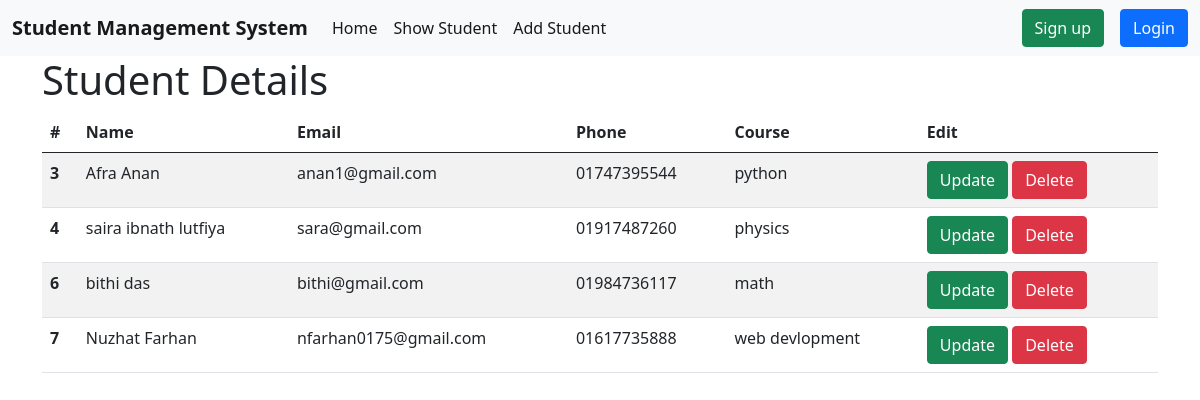
Page //showStudent/ on the committed database.
### studentApp/models.py (models this page shows, shortened)
class Form(models.Model):
    name = models.CharField(max_length=50)
    email = models.EmailField()
    phone = models.CharField(max_length=12)
    course = models.CharField( max_length=50)

### studentApp/views.py (the view)
# urls.py: path('showStudent/', views.showStudent,name='showStudent'),
def showStudent(request):
    students = models.Form.objects.all()
    return render(request, 'showStudent.html', {'students': students})

### templates/showStudent.html
{% extends "index.html" %}
{% block content %}
<div class="container">
  <h1>Student Details</h1>
  <table class="table table-striped">
    <thead>
      <tr>
        <th scope="col">#</th>
        <th scope="col">Name</th>
        <th scope="col">Email</th>
        <th scope="col">Phone</th>
        <th scope="col">Course</th>
        <th scope="col">Edit</th>
      </tr>
    </thead>
    <tbody>
      {% for data in students %}
      <tr>
        <th scope="row">{{ data.id }}</th>
        <td>{{ data.name }}</td>
        <td>{{ data.email }}</td>
        <td>{{ data.phone }}</td>
        <td>{{ data.course }}</td>
        <td>
            <a href="{% url 'update' data.id %}" type="button" class="btn btn-success">Update</a>
            <a href="{% url 'delete' data.id %}" type="button" class="btn btn-danger">Delete</a>
        </td>
      </tr>
      {% endfor %}
    </tbody>
  </table>
</div>
{% endblock %}

### templates/index.html (shortened to what this page needs)
{% load crispy_forms_tags %}
<!DOCTYPE html>
<html lang="en">
<head>
    <link href="https://cdn.jsdelivr.net/npm/bootstrap@5.0.2/dist/css/bootstrap.min.css" rel="stylesheet">
</head>
<body>
    <nav class="navbar navbar-expand-lg navbar-light bg-light">
        <div class="container-fluid">
          <b class="navbar-brand" >Student Management System</b>
          <div class="collapse navbar-collapse" id="navbarSupportedContent">
            <ul class="navbar-nav me-auto mb-2 mb-lg-0">
                <li class="nav-item">
                  <a class="nav-link active" aria-current="page" href="{% url 'home' %}">Home</a>
                </li>
                <li class="nav-item">
                    <a class="nav-link active" aria-current="page" href="{% url 'showStudent' %}">Show Student</a>
                </li>
                <li class="nav-item">
                  <a class="nav-link active" aria-current="page" href="{% url 'addStudents' %}">Add Student</a>
              </li>
              </ul>
            {% if user.is_authenticated %}
            <div class="d-flex">
             <p class="m-2">{{user.username}}</p>
             <a href="{% url 'user_logout' %}" class="btn btn-primary" >logout</a>
            </div>
            {% else %}
            <div class="d-flex">
              <a href="{% url 'signup' %}" class="btn btn-success mx-3" >Sign up</a>
              <a href="{% url 'login_view' %}" class="btn btn-primary" >Login</a>
            </div>
            {% endif %}
          </div>
        </div>
    </nav>
  {% block content %}
  {% endblock %}
</body>
</html>

### rows in the picture
Form: id "3", name "Afra Anan", email "anan1@gmail.com", phone "01747395544", course "python"
Form: id "4", name "saira ibnath lutfiya", email "sara@gmail.com", phone "01917487260", course "physics"
Form: id "6", name "bithi das", email "bithi@gmail.com", phone "01984736117", course "math"
Form: id "7", name "Nuzhat Farhan", email "nfarhan0175@gmail.com", phone "01617735888", course "web devlopment"
